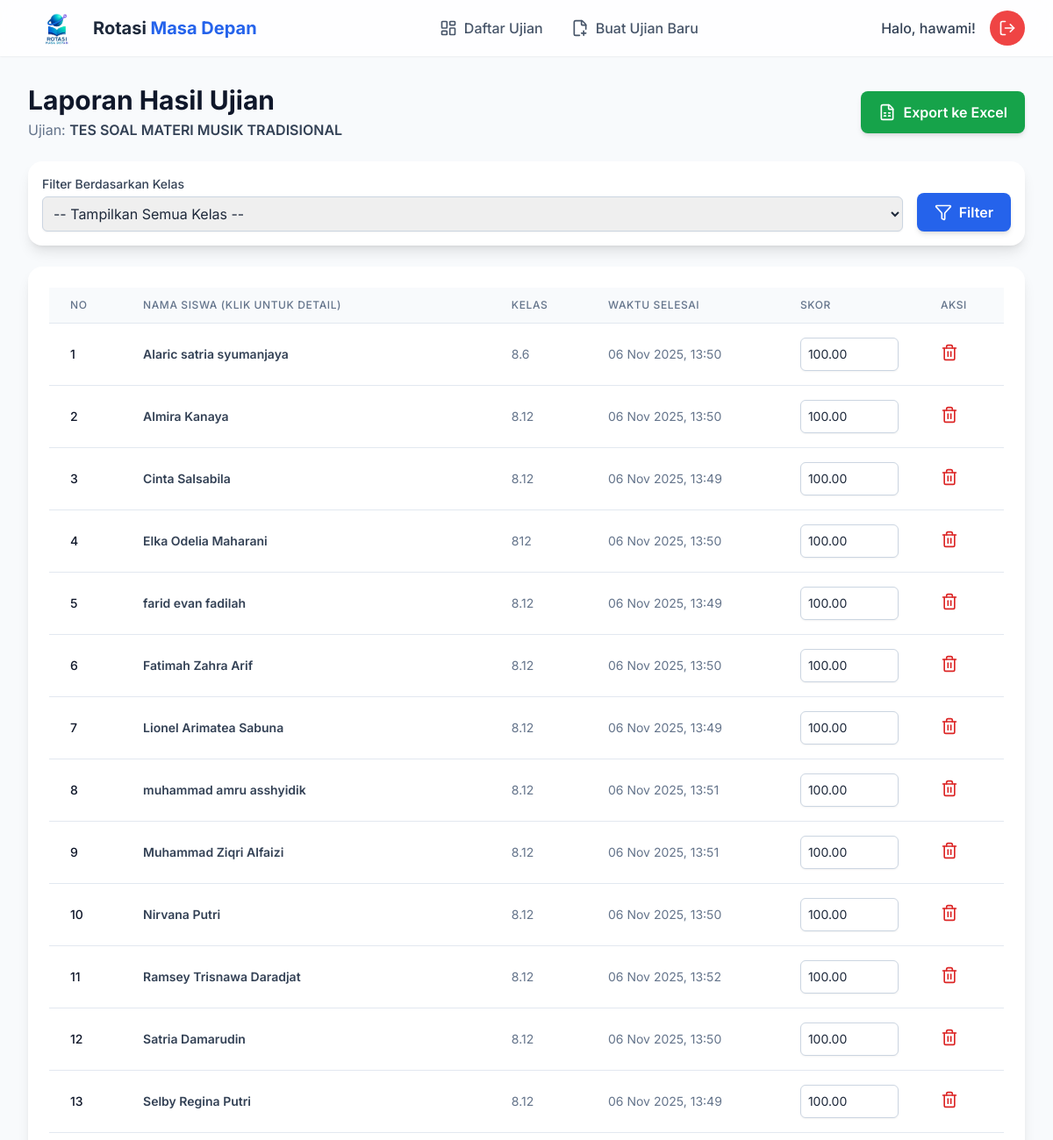
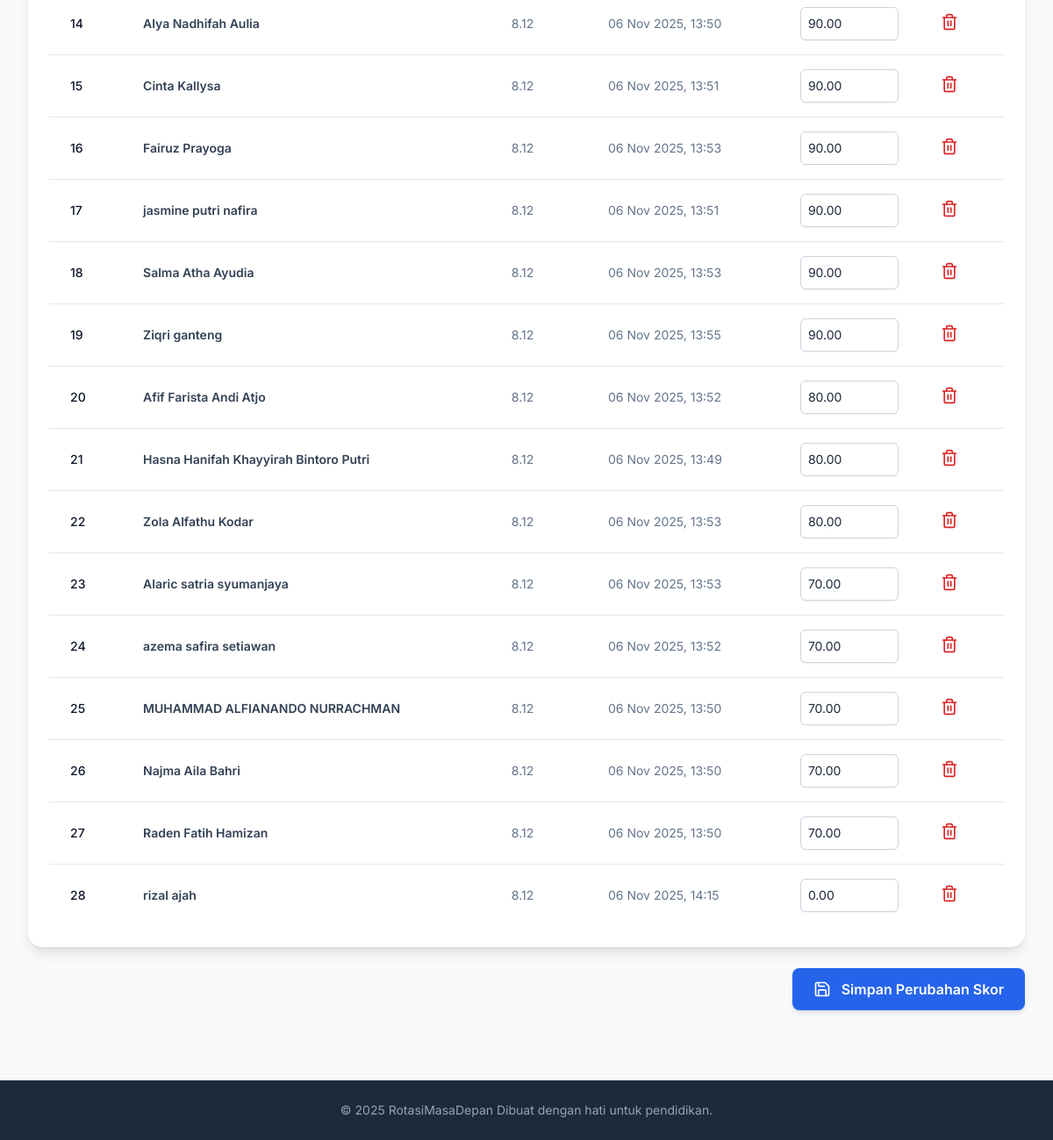
Page /teacher/report.php?id=25 (signed in) on the committed database (2 pictures, top to bottom).
### tables this page shows
CREATE TABLE `ujian` (
  `id` int(11) NOT NULL,
  `id_guru` int(11) NOT NULL,
  `judul` varchar(255) NOT NULL,
  `kode_ujian` varchar(10) NOT NULL,
  `waktu_mulai` datetime DEFAULT NULL,
  `durasi` int(11) NOT NULL COMMENT 'Durasi dalam menit',
  `gambar_pendukung` varchar(255) DEFAULT NULL,
  `status` enum('menunggu','berlangsung','selesai') DEFAULT 'menunggu',
  `created_at` timestamp NOT NULL DEFAULT current_timestamp()
);

CREATE TABLE `partisipasi_siswa` (
  `id` int(11) NOT NULL,
  `id_ujian` int(11) NOT NULL,
  `nama_siswa` varchar(150) NOT NULL,
  `kelas_siswa` varchar(50) NOT NULL,
  `waktu_selesai` datetime DEFAULT NULL,
  `skor` decimal(5,2) DEFAULT NULL
);

### teacher/report.php (the view, shortened to what this page needs)
<?php
require_once '../db.php';
include 'header.php';
$id_ujian = $_GET['id'];
$id_guru = $_SESSION['id_guru'];
$filter_kelas = $_GET['kelas'] ?? '';
$stmt_ujian = $conn->prepare("SELECT judul, kode_ujian FROM ujian WHERE id = ? AND id_guru = ?");
$stmt_ujian->bind_param("ii", $id_ujian, $id_guru);
$stmt_ujian->execute();
$result_ujian = $stmt_ujian->get_result();
$ujian = $result_ujian->fetch_assoc();
$sql_partisipasi = "SELECT id, nama_siswa, kelas_siswa, waktu_selesai, skor FROM partisipasi_siswa WHERE id_ujian = ?";
$sql_partisipasi .= " ORDER BY skor DESC, nama_siswa ASC";
$stmt_partisipasi = $conn->prepare($sql_partisipasi);
if (!empty($filter_kelas)) {
    $stmt_partisipasi->bind_param("is", $id_ujian, $filter_kelas);
} else {
    $stmt_partisipasi->bind_param("i", $id_ujian);
}
$stmt_partisipasi->execute();
$result_partisipasi = $stmt_partisipasi->get_result();
?>
<div class="flex flex-col sm:flex-row justify-between sm:items-center gap-4 mb-6">
    <div>
        <h2 class="text-3xl font-bold text-slate-900">Laporan Hasil Ujian</h2>
        <p class="text-slate-500 mt-1">Ujian: <span class="font-semibold text-slate-700"><?php echo htmlspecialchars($ujian['judul']); ?></span></p>
    </div>
    <div class="flex flex-col sm:flex-row gap-2">
        <button id="exportButton" class="flex items-center justify-center space-x-2 bg-green-600 text-white font-semibold px-5 py-3 rounded-lg hover:bg-green-700 transition-all shadow-md w-full sm:w-auto"><i data-lucide="file-spreadsheet"></i><span>Export ke Excel</span></button>
    </div>
</div>
<div class="bg-white p-4 rounded-2xl shadow-lg mb-6">
    <form action="report.php" method="get" class="flex flex-col sm:flex-row items-center gap-4">
        <div class="w-full sm:w-auto sm:flex-1">
            <label for="kelas" class="block text-sm font-medium text-slate-700 mb-1">Filter Berdasarkan Kelas</label>
            <select name="kelas" id="kelas" class="w-full p-2 border border-slate-300 rounded-md shadow-sm focus:ring-blue-500 focus:border-blue-500">
                <option value="">-- Tampilkan Semua Kelas --</option>
            </select>
        </div>
        <button type="submit" class="w-full sm:w-auto bg-blue-600 text-white font-semibold px-5 py-2.5 rounded-lg hover:bg-blue-700 transition-all shadow-md mt-2 sm:mt-0 self-end"><i data-lucide="filter" class="inline-block mr-2 -mt-1 h-5 w-5"></i>Filter</button>
    </form>
</div>
<form action="report.php?id=<?php echo $id_ujian; ?><?php if(!empty($filter_kelas)) echo '&kelas='.urlencode($filter_kelas); ?>" method="post">
    <div class="bg-white p-2 sm:p-6 rounded-2xl shadow-lg overflow-x-auto">
        <table class="min-w-full divide-y divide-slate-200" id="reportTable">
            <thead class="bg-slate-50">
                <tr>
                    <th class="px-6 py-3 text-left text-xs font-medium text-slate-500 uppercase tracking-wider">No</th>
                    <th class="px-6 py-3 text-left text-xs font-medium text-slate-500 uppercase tracking-wider">Nama Siswa (Klik untuk Detail)</th>
                    <th class="px-6 py-3 text-left text-xs font-medium text-slate-500 uppercase tracking-wider">Kelas</th>
                    <th class="px-6 py-3 text-left text-xs font-medium text-slate-500 uppercase tracking-wider">Waktu Selesai</th>
                    <th class="px-6 py-3 text-left text-xs font-medium text-slate-500 uppercase tracking-wider w-32">Skor</th>
                    <th class="px-6 py-3 text-left text-xs font-medium text-slate-500 uppercase tracking-wider">Aksi</th> </tr>
            </thead>
            <tbody class="bg-white divide-y divide-slate-200">
                <?php if ($result_partisipasi->num_rows > 0): ?>
                    <?php $no = 1; while($row = $result_partisipasi->fetch_assoc()): ?>
                        <tr class="hover:bg-slate-50 transition-colors">
                            <td class="px-6 py-4 text-sm font-medium text-slate-900"><?php echo $no++; ?></td>
                            <td class="px-6 py-4 text-sm text-slate-700 font-semibold">
                                <a href="view_answers.php?partisipasi_id=<?php echo $row['id']; ?>" class="hover:text-blue-600 hover:underline" title="Lihat Detail Jawaban">
                                    <?php echo htmlspecialchars($row['nama_siswa']); ?>
                                </a>
                            </td>
                            <td class="px-6 py-4 text-sm text-slate-500"><?php echo htmlspecialchars($row['kelas_siswa']); ?></td>
                            <td class="px-6 py-4 text-sm text-slate-500"><?php echo $row['waktu_selesai'] ? date('d M Y, H:i', strtotime($row['waktu_selesai'])) : '<span class="text-yellow-600 font-semibold">Belum Selesai</span>'; ?></td>
                            <td class="px-6 py-4 text-sm">
                                <input type="number" name="skor[<?php echo $row['id']; ?>]" value="<?php echo $row['skor'] !== null ? number_format($row['skor'], 2, '.', '') : ''; ?>" step="0.01" min="0" max="100" class="w-28 p-2 border border-slate-300 rounded-md shadow-sm focus:ring-blue-500 focus:border-blue-500">
                            </td>
                            <td class="px-6 py-4 text-sm">
                                <button type="button" onclick="confirmDelete(<?php echo $row['id']; ?>)" class="text-red-600 hover:text-red-800 transition-colors">
                                    <i data-lucide="trash-2" class="w-5 h-5"></i>
                                </button>
                            </td>
                        </tr>
                    <?php endwhile; ?>
                <?php else: ?>
                    <tr><td colspan="6" class="text-center py-16 text-slate-500"><i data-lucide="users-2" class="mx-auto h-12 w-12 text-slate-400"></i><h4 class="mt-4 text-lg font-semibold">Belum Ada Peserta</h4><p class="text-sm mt-1">Tidak ada data untuk ditampilkan pada kelas yang dipilih.</p></td></tr>
                <?php endif; ?>
            </tbody>
        </table>
    </div>
    <?php if ($result_partisipasi->num_rows > 0): ?>
    <div class="mt-6 text-right">
        <button type="submit" name="update_skor" class="bg-blue-600 text-white font-semibold px-6 py-3 rounded-lg hover:bg-blue-700 transition-all shadow-md"><i data-lucide="save" class="inline-block mr-2 -mt-1"></i> Simpan Perubahan Skor</button>
    </div>
    <?php endif; ?>
</form>
<?php include 'footer.php'; ?>

### teacher/header.php (shortened to what this page needs)
<!DOCTYPE html>
<html lang="id">
<head>
    <script src="https://cdn.tailwindcss.com"></script>
</head>
<body class="bg-slate-50 text-slate-800">
    <header class="bg-white/80 backdrop-blur-lg shadow-sm sticky top-0 z-50">
        <div class="max-w-7xl mx-auto px-4 sm:px-6 lg:px-8">
            <div class="flex justify-between items-center h-16">
                <div class="flex items-center space-x-4">
                    <a href="dashboard.php" class="flex items-center space-x-2">
                        <div class=" p-2 rounded-lg">
                           <img src="../logo.png" width="50">
                        </div>
                        <h1 class="text-xl font-bold text-slate-800">Rotasi<span class="text-blue-600"> Masa Depan</span></h1>
                    </a>
                </div>
                <nav class="hidden md:flex items-center space-x-2">
                    <a href="dashboard.php" class="flex items-center space-x-2 text-slate-600 hover:text-blue-600 font-medium px-3 py-2 rounded-md transition-colors">
                        <i data-lucide="layout-dashboard"></i>
                        <span>Daftar Ujian</span>
                    </a>
                    <a href="create_exam.php" class="flex items-center space-x-2 text-slate-600 hover:text-blue-600 font-medium px-3 py-2 rounded-md transition-colors">
                        <i data-lucide="file-plus-2"></i>
                        <span>Buat Ujian Baru</span>
                    </a>
                </nav>
                <div class="flex items-center space-x-4">
                    <span class="hidden sm:inline font-medium text-slate-700">Halo, <?php echo htmlspecialchars($_SESSION['username']); ?>!</span>
                    <a href="../logout.php" class="flex items-center justify-center bg-red-500 hover:bg-red-600 text-white font-bold w-10 h-10 rounded-full transition-transform transform hover:scale-110" title="Logout">
                        <i data-lucide="log-out"></i>
                    </a>
                </div>
            </div>
        </div>
    </header>
    <main class="max-w-7xl mx-auto px-4 sm:px-6 lg:px-8 py-8">

### teacher/footer.php (shortened to what this page needs)
</main>
    <footer class="bg-slate-800 text-slate-400 mt-12">
        <div class="max-w-7xl mx-auto px-4 sm:px-6 lg:px-8 py-6 text-center text-sm">
            <p>&copy; <?php echo date('Y'); ?> RotasiMasaDepan Dibuat dengan hati untuk pendidikan.</p>
        </div>
    </footer>
</body>
</html>

### teacher/header.php (style rules this page uses)
body { font-family: 'Inter', sans-serif; }
.lucide { width: 20px; height: 20px; stroke-width: 2; }

### rows in the picture
ujian: judul "TES SOAL MATERI MUSIK TRADISIONAL"
partisipasi_siswa: nama_siswa "Alaric satria syumanjaya", kelas_siswa "8.6", waktu_selesai "06 Nov 2025, 13:50", skor "100.00"
partisipasi_siswa: nama_siswa "Almira Kanaya", kelas_siswa "8.12", waktu_selesai "06 Nov 2025, 13:50", skor "100.00"
partisipasi_siswa: nama_siswa "Cinta Salsabila", kelas_siswa "8.12", waktu_selesai "06 Nov 2025, 13:49", skor "100.00"
partisipasi_siswa: nama_siswa "Elka Odelia Maharani", kelas_siswa "812", waktu_selesai "06 Nov 2025, 13:50", skor "100.00"
partisipasi_siswa: nama_siswa "farid evan fadilah", kelas_siswa "8.12", waktu_selesai "06 Nov 2025, 13:49", skor "100.00"
partisipasi_siswa: nama_siswa "Fatimah Zahra Arif", kelas_siswa "8.12", waktu_selesai "06 Nov 2025, 13:50", skor "100.00"
partisipasi_siswa: nama_siswa "Lionel Arimatea Sabuna", kelas_siswa "8.12", waktu_selesai "06 Nov 2025, 13:49", skor "100.00"
partisipasi_siswa: nama_siswa "muhammad amru asshyidik", kelas_siswa "8.12", waktu_selesai "06 Nov 2025, 13:51", skor "100.00"
partisipasi_siswa: nama_siswa "Muhammad Ziqri Alfaizi", kelas_siswa "8.12", waktu_selesai "06 Nov 2025, 13:51", skor "100.00"
partisipasi_siswa: nama_siswa "Nirvana Putri", kelas_siswa "8.12", waktu_selesai "06 Nov 2025, 13:50", skor "100.00"
partisipasi_siswa: nama_siswa "Ramsey Trisnawa Daradjat", kelas_siswa "8.12", waktu_selesai "06 Nov 2025, 13:52", skor "100.00"
partisipasi_siswa: nama_siswa "Satria Damarudin", kelas_siswa "8.12", waktu_selesai "06 Nov 2025, 13:50", skor "100.00"
partisipasi_siswa: nama_siswa "Selby Regina Putri", kelas_siswa "8.12", waktu_selesai "06 Nov 2025, 13:49", skor "100.00"
partisipasi_siswa: nama_siswa "Alya Nadhifah Aulia", kelas_siswa "8.12", waktu_selesai "06 Nov 2025, 13:50", skor "90.00"
partisipasi_siswa: nama_siswa "Cinta Kallysa", kelas_siswa "8.12", waktu_selesai "06 Nov 2025, 13:51", skor "90.00"
partisipasi_siswa: nama_siswa "Fairuz Prayoga", kelas_siswa "8.12", waktu_selesai "06 Nov 2025, 13:53", skor "90.00"
partisipasi_siswa: nama_siswa "jasmine putri nafira", kelas_siswa "8.12", waktu_selesai "06 Nov 2025, 13:51", skor "90.00"
partisipasi_siswa: nama_siswa "Salma Atha Ayudia", kelas_siswa "8.12", waktu_selesai "06 Nov 2025, 13:53", skor "90.00"
partisipasi_siswa: nama_siswa "Ziqri ganteng", kelas_siswa "8.12", waktu_selesai "06 Nov 2025, 13:55", skor "90.00"
partisipasi_siswa: nama_siswa "Afif Farista Andi Atjo", kelas_siswa "8.12", waktu_selesai "06 Nov 2025, 13:52", skor "80.00"
partisipasi_siswa: nama_siswa "Hasna Hanifah Khayyirah Bintoro Putri", kelas_siswa "8.12", waktu_selesai "06 Nov 2025, 13:49", skor "80.00"
partisipasi_siswa: nama_siswa "Zola Alfathu Kodar", kelas_siswa "8.12", waktu_selesai "06 Nov 2025, 13:53", skor "80.00"
partisipasi_siswa: nama_siswa "Alaric satria syumanjaya", kelas_siswa "8.12", waktu_selesai "06 Nov 2025, 13:53", skor "70.00"
partisipasi_siswa: nama_siswa "azema safira setiawan", kelas_siswa "8.12", waktu_selesai "06 Nov 2025, 13:52", skor "70.00"
partisipasi_siswa: nama_siswa "MUHAMMAD ALFIANANDO NURRACHMAN", kelas_siswa "8.12", waktu_selesai "06 Nov 2025, 13:50", skor "70.00"
partisipasi_siswa: nama_siswa "Najma Aila Bahri", kelas_siswa "8.12", waktu_selesai "06 Nov 2025, 13:50", skor "70.00"
partisipasi_siswa: nama_siswa "Raden Fatih Hamizan", kelas_siswa "8.12", waktu_selesai "06 Nov 2025, 13:50", skor "70.00"
partisipasi_siswa: nama_siswa "rizal ajah", kelas_siswa "8.12", waktu_selesai "06 Nov 2025, 14:15", skor "0.00"

### other values in the picture
$_SESSION['username'] "hawami"
